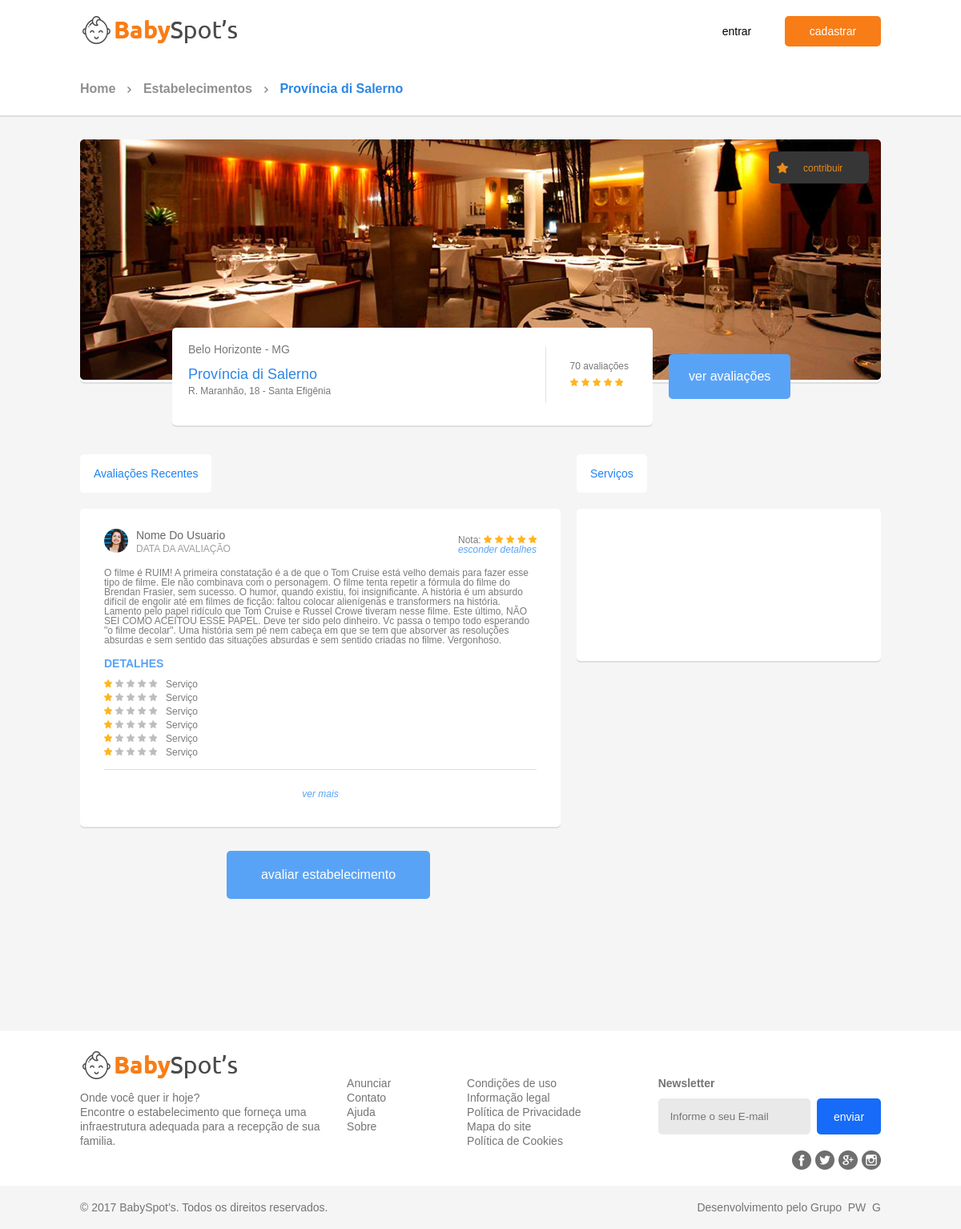
The app's page /?func=pagina_estabelecimento&id_est=6 with its own data.
### tables this page shows
CREATE TABLE estabelecimento (id_est INTEGER NOT NULL PRIMARY KEY AUTOINCREMENT, nome TEXT NOT NULL, id_usu INTEGER NOT NULL, data_cadastro DATE NOT NULL, cep TEXT NOT NULL, rua TEXT NOT NULL, numero TEXT NOT NULL, complemento TEXT, bairro TEXT NOT NULL, cidade TEXT NOT NULL, estado TEXT NOT NULL, CONSTRAINT fk_id_usuario FOREIGN KEY (id_usu) REFERENCES usuario (id_usu));

### index.php (called while the page is built, shortened)
<?php
require_once 'controller/EstabelecimentoController.php';
$estabelecimento_controller = new EstabelecimentoController();
$estabelecimento_controller->init();
?>

### model/AbstractFactory.php (called while the page is built, shortened)
<?php
abstract class AbstractFactory {
	public function __construct() {
		try {
			$this->db = new PDO("sqlite:database/baby_spots.db");
		} catch (PDOException $exception) {
			echo $exception->getMessage();
		} catch (Exception $exception) {
			echo $exception->getMessage();
		}
	}
	protected function queryRowsToListOfObjects	(PDOStatement $result, $nameObject) {
		$list = array();
		$result = $result->fetchAll(PDO::FETCH_NUM);
		foreach ($result as $row) {
			$ref = new ReflectionClass($nameObject);
			$list[] = $ref->newInstanceArgs($row);
		}
		return $list;
	}
}

### model/EstabelecimentoFactory.php (called while the page is built, shortened)
<?php
require_once ("Estabelecimento.php");
require_once ("AbstractFactory.php");
class EstabelecimentoFactory extends AbstractFactory {
	private $tb_estabelecimento = "estabelecimento";
	public function find($param){
		$sql = "SELECT e.id_est, e.id_usu, e.nome, e.cep, e.rua, e.numero, e.complemento, e.bairro, e.cidade, e.estado, (SELECT url_imagem FROM estabelecimento_foto ef WHERE e.id_est = ef.id_est), (SELECT nome_completo FROM usuario u WHERE u.id_usu = e.id_usu) FROM " . $this->tb_estabelecimento . " e WHERE id_est = " . $param;
		try {
			$resultQuery = $this->db->query($sql);
			return $this->queryRowsToListOfObjects($resultQuery, "Estabelecimento");
		} catch (Exception $ex) {
			echo $ex->getMessage();
			return null;
		}
	}
}

### model/Estabelecimento.php (called while the page is built, shortened)
<?php
class Estabelecimento {
	private $nome_est;
	private $rua;
	private $numero;
	private $bairro;
	private $cidade;
	private $estado;
	public function __construct($id_est, $id_usu, $nome_est, $cep, $rua, $numero, $complemento, $bairro, $cidade, $estado, $url_imagem, $nome_completo) {
		$this->nome_est = $nome_est;
		$this->rua = $rua;
		$this->numero = $numero;
		$this->bairro = $bairro;
		$this->cidade = $cidade;
		$this->estado = $estado;
	}
	public function getNomeEstabelecimento() {
		return $this->nome_est;
	}
	public function getRua() {
		return $this->rua;
	}
	public function getNumero() {
		return $this->numero;
	}
	public function getBairro() {
		return $this->bairro;
	}
	public function getCidade() {
		return $this->cidade;
	}
	public function getEstado() {
		return $this->estado;
	}
}

### view/pagina-estabelecimento.php (the view, shortened to what this page needs)
<!DOCTYPE html>
<html>
    <head>
        <link type="text/css" rel="stylesheet" href="view/css/css.css">
        <link type="text/css" rel="stylesheet" href="view/css/pagina-estabelecimento.css">
    </head>
    <body>
        <?php include 'header.php'?>
        <div class="navegacao">
            <ul>
                <li><a href="?">Home</a></li>
                <li><a href="?func=lista&busca=">Estabelecimentos</a></li>
                <li><a href="#"><?php echo $item[0]->getNomeEstabelecimento(); ?></a></li>
            </ul>
        </div>
        <main class="container">
            <section>
                <figure class="card">
                    <a class="btn-contribuir">contribuir</a>
                    <img src="view/images/foto-estab-pg.png">
                </figure>
                <div class="info-estab">
                    <div class="infos card">
                        <div>
                            <p><?php echo $item[0]->getCidade()." - ".$item[0]->getEstado(); ?></p>
                            <p><?php echo $item[0]->getNomeEstabelecimento(); ?></p>
                            <p><?php echo $item[0]->getRua().", ".$item[0]->getNumero()." - ".$item[0]->getBairro(); ?></p>
                        </div>
                        <div class="avaliacao">
                            <span>70 avaliações</span>
                            <p class="avali qt-strelas-5"></p>
                        </div>
                    </div>
                    <a href="#avaliacoes" class="botao" id="ver-avaliacoes">ver avaliações</a>
                </div>
            </section>
            <section class="container" id="avaliacoes">
                <div class="comentarios">
                    <h2 class="card label">Avaliações Recentes</h2>
                    <section class="card container">
                        <div class="comentario">
                            <div class="informacoes-commentario">
                                <figure class="foto-usuario-comentario">
                                    <img src="images/foto-perfil-usuario-exp.png">
                                    <figcaption>
                                        <p>Nome Do Usuario</p>
                                        <p>Data da avaliação</p>
                                    </figcaption>
                                </figure>
                                <div class="nota">
                                    <p>Nota: <span class="avali qt-strelas-5"></span></p>
                                    <a class="ver-detalhes" src="#">esconder detalhes</a>
                                </div>
                            </div>
                            <div class="texto">
                                <p>O filme é RUIM! A primeira constatação é a de que o Tom Cruise está velho demais para fazer esse tipo de filme. Ele não combinava com o personagem. O filme tenta repetir a fórmula do filme do Brendan Frasier, sem sucesso. O humor, quando existiu, foi insignificante. A história é um absurdo difícil de engolir até em filmes de ficção: faltou colocar alienígenas e transformers na história. Lamento pelo papel ridículo que Tom Cruise e Russel Crowe tiveram nesse filme. Este último, NÃO SEI COMO ACEITOU ESSE PAPEL. Deve ter sido pelo dinheiro. Vc passa o tempo todo esperando "o filme decolar". Uma história sem pé nem cabeça em que se tem que absorver as resoluções absurdas e sem sentido das situações absurdas e sem sentido criadas no filme. Vergonhoso.</p>
                            </div>
                            <div class="detalhes">
                                <p>detalhes</p>
                                <ul>
                                    <li><span class="avali qt-strelas-1"></span>Serviço</li>
                                    <li><span class="avali qt-strelas-1"></span>Serviço</li>
                                    <li><span class="avali qt-strelas-1"></span>Serviço</li>
                                    <li><span class="avali qt-strelas-1"></span>Serviço</li>
                                    <li><span class="avali qt-strelas-1"></span>Serviço</li>
                                    <li><span class="avali qt-strelas-1"></span>Serviço</li>
                                </ul>
                            </div>
                        </div>
                        <a class="ver-mais-commentarios">ver mais</a>
                    </section>
                    <a class="btn-avaliar botao">avaliar estabelecimento</a>
                </div>
                <section id="servicos">
                    <h2 class="card label">Serviços</h2>
                    <div class="card servicos">
                    </div>
                </section>
            </section>
        </main>
        <?php include 'footer.php'?>
    </body>
</html>

### view/css/css.css (style rules this page uses)
a,abbr,acronym,address,applet,article,aside,audio,b,big,blockquote,body,canvas,caption,center,cite,code,dd,del,details,dfn,div,dl,dt,em,embed,fieldset,figcaption,figure,footer,form,h1,h2,h3,h4,h5,h6,header,hgroup,html,i,iframe,img,ins,kbd,label,legend,li,mark,menu,nav,object,ol,output,p,pre,q,ruby,s,samp,section,small,span,strike,strong,sub,summary,sup,table,tbody,td,tfoot,th,thead,time,tr,tt,u,ul,var,video { margin:0;padding:0;border:0;font:inherit;vertical-align:baseline }
article,aside,details,figcaption,figure,footer,header,hgroup,menu,nav,section { display:block }
body { line-height:1 }
ol,ul { list-style:none }
* { outline: none; font-family: 'Ubuntu', sans-serif; }
html, body { font-family: 'Ubuntu', sans-serif; background-color: #f5f5f5; }
.botao { border-radius: 5px; transition: background-color .3s; text-decoration: none; text-align: center; padding: 1.5ch 1ch; cursor: pointer; }
.card { border-radius: 5px; box-shadow: 0 2px #dedede; background-color: white; }
.label { font-size: 14px; color: #1e82f2; display: inline-block; padding: 17px; margin-top: 30px; margin-bottom: 20px; box-shadow: none; }
.container { display: flex; align-items: center; justify-content: space-between; width: 1000px; margin: auto; }
.navegacao { width: 100%; font-size: 16px; font-weight: bold; padding-top: 25px; padding-bottom: 25px; border-radius: 0; background: white; box-shadow: 0 2px #dedede; }
.navegacao ul { width: 1000px; margin: auto; }
.navegacao li { display: inline-block; padding-right: 30px; background: url("../images/navbar-arroy-right.png") no-repeat local calc(100% - 10px) 5px; }
.navegacao li:last-child { background: none; }
.navegacao li:last-child a { color: #2c86e5; }
.navegacao li a { text-decoration: none; color: #909090; }
.avali { background:url("../images/star-sprite.png") no-repeat 0 0;width:66px;height:10px;margin-top:8px; }
.avali.qt-strelas-1 { background-position:0 -80px; }
.avali.qt-strelas-5 { background-position:0 0; }

### records on screen
estabelecimento: nome "Província di Salerno", cidade "Belo Horizonte", estado "MG", rua "R. Maranhão", numero "18", bairro "Santa Efigênia"
